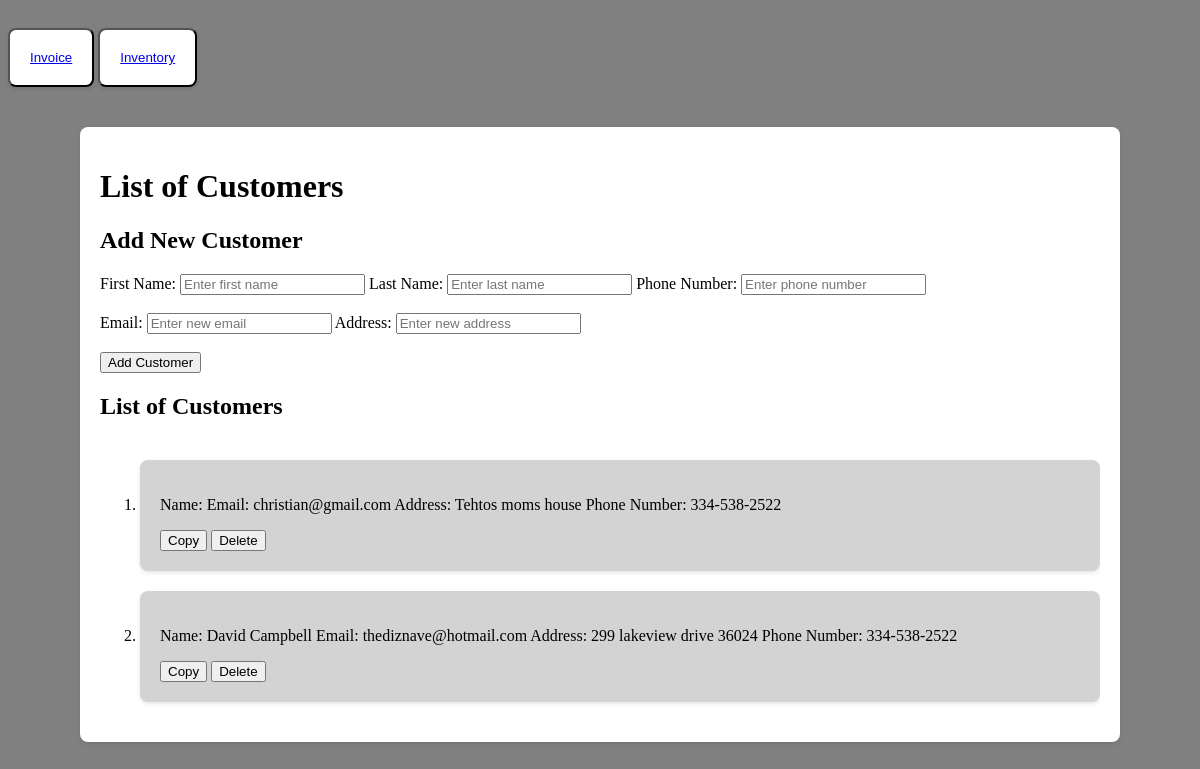
The page /customers on the database as committed earlier.
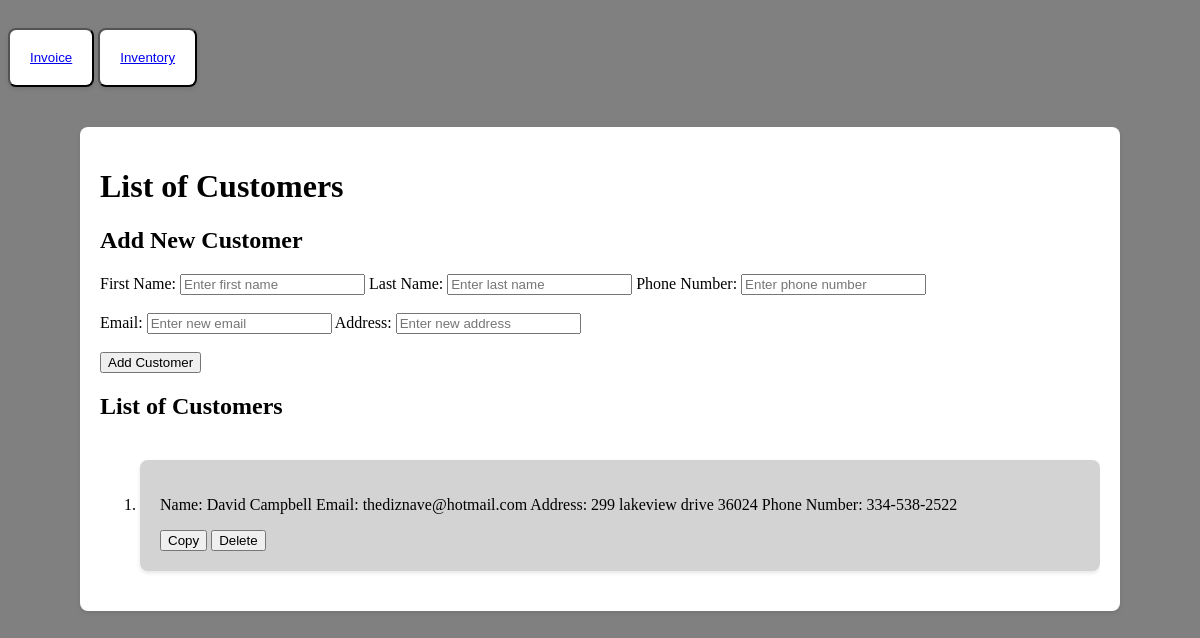
The same page on the database as committed later.
### app.py (models this page shows, shortened)
class Customer(db.Model):
    id = db.Column(db.Integer, primary_key=True)
    first_name = db.Column(db.String(100), nullable=False)
    last_name = db.Column(db.String(100), nullable=False)
    email_address = db.Column(db.String(100), nullable=False)
    address = db.Column(db.String(100), nullable=False)
    phone_number = db.Column(db.String(20), nullable=False)

### app.py (the view)
@app.route('/customers')
def list_customers():
    customers = Customer.query.all()
    return render_template('customers.html', customers=customers)

### templates/customers.html (shortened to what this page needs)
<!DOCTYPE html>
<html lang="en">
<head>
    <link rel="stylesheet" href="{{ url_for('static', filename='css/customers.css')}}">
</head>
<body>
    <div class="navbar">
        <button id="nav"><a href='/'>Invoice</a></button>
        <button id="nav"><a href='inventory'>Inventory</a></button>
    </div>
    <div class="paper">
    <header>
        <h1>List of Customers</h1>
    </header>
    <main>
        <h2>Add New Customer</h2>
        <form action="{{ url_for('add_customer') }}" method="post">
            <label for="new_firstname">First Name:</label>
            <input type="text" id="new_firstname" name="new_firstname" placeholder="Enter first name">
            <label for="new_lastname">Last Name:</label>
            <input type="text" id="new_lastname" name="new_lastname" placeholder="Enter last name">
            <label for="new_phonenumber">Phone Number:</label>
            <input type="text" id="new_phonenumber" name="new_phonenumber" placeholder="Enter phone number"><br><br>
            <label for="new_email_address">Email:</label>
            <input type="text" id="new_email_address" name="new_email_address" placeholder="Enter new email">
            <label for="new_address">Address:</label>
            <input type="text" id="new_address" name="new_address" placeholder="Enter new address"><br><br>
            <button type="submit">Add Customer</button>
        </form>
        <h2>List of Customers</h2>
        <div class="customer-list-container">
            <ol>
                {% for customer in customers %}
                <li class="customer_list">
                    <p>Name: {{ customer.first_name }} {{ customer.last_name }} Email: {{ customer.email_address }} Address: {{ customer.address }} Phone Number: {{ customer.phone_number }}</p>
                    <form action="{{ url_for('main_page') }}" method="post" style="display: inline;">
                        <button type="submit">Copy</button>
                    </form>
                    <form action="{{ url_for('delete_customer', customer_id=customer.id) }}" method="post" style="display: inline;">
                        <button type="submit">Delete</button>
                    </form>
                </li>
                {% endfor %}
            </ol>
        </div>
    </main>
</div>
</body>
</html>

### static/css/customers.css (style rules this page uses)
.paper { background-color: #fff; box-shadow: 0 2px 4px rgba(0, 0, 0, 0.1); border-radius: 8px; padding: 20px; margin: 20px auto; max-width: 1000px; }
body { background-color: grey; }
.customer_list { background-color: lightgrey; box-shadow: 0 2px 4px rgba(0, 0, 0, 0.1); border-radius: 8px; padding: 20px; margin: 20px auto; max-width: 1000px; }
.customer-list-container { max-height: 1000px; overflow-y: auto; }
#nav { background-color: #fff; box-shadow: 0 2px 4px rgba(0, 0, 0, 0.1); border-radius: 8px; padding: 20px; margin: 20px auto; max-width: 1000px; }

Rows that differ between the two databases and show on the page:
removed Customer: email_address "christian@gmail.com", address "Tehtos moms house", phone_number "334-538-2522"
